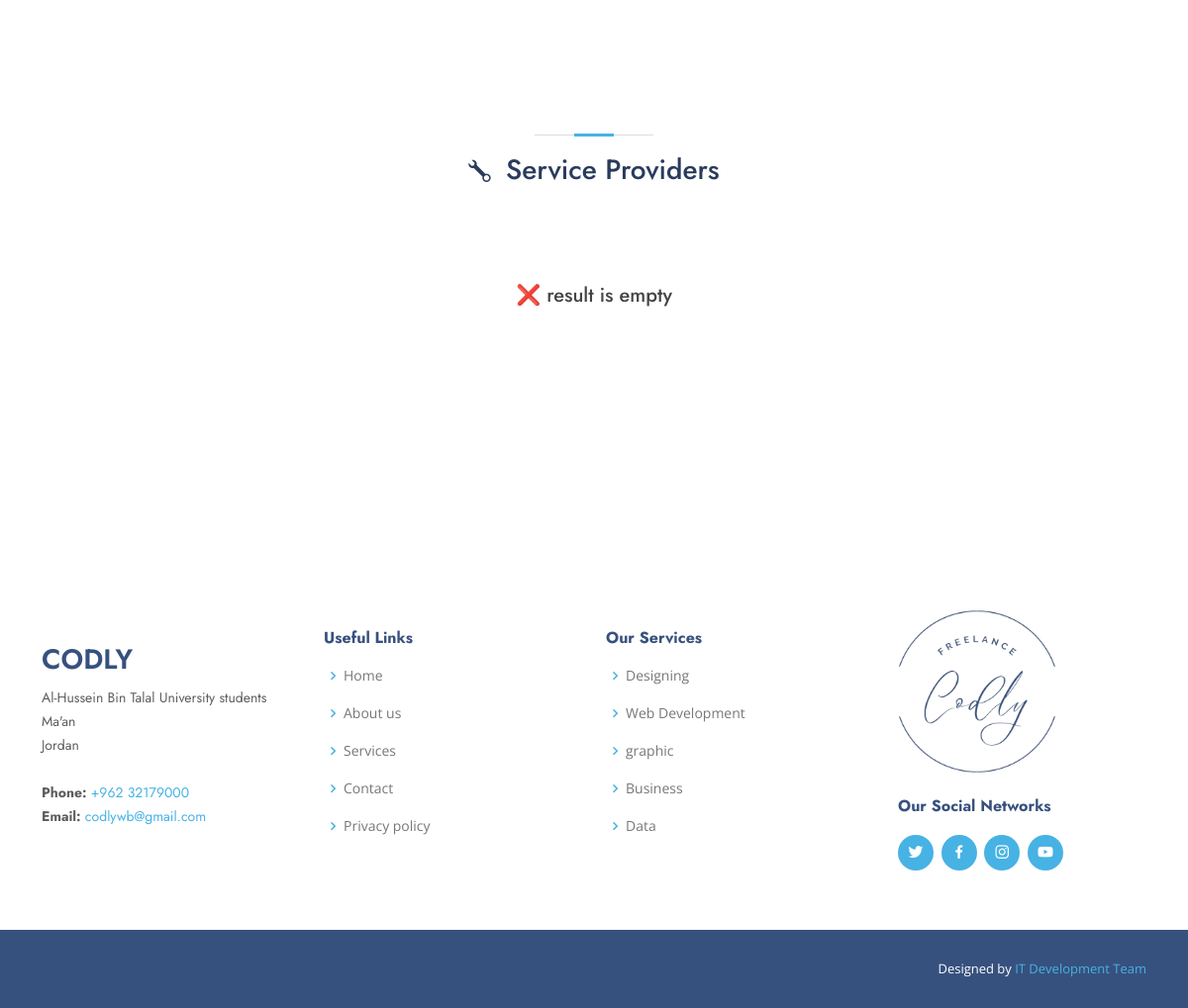
The app's page /service-tag.php (lower part), older data.
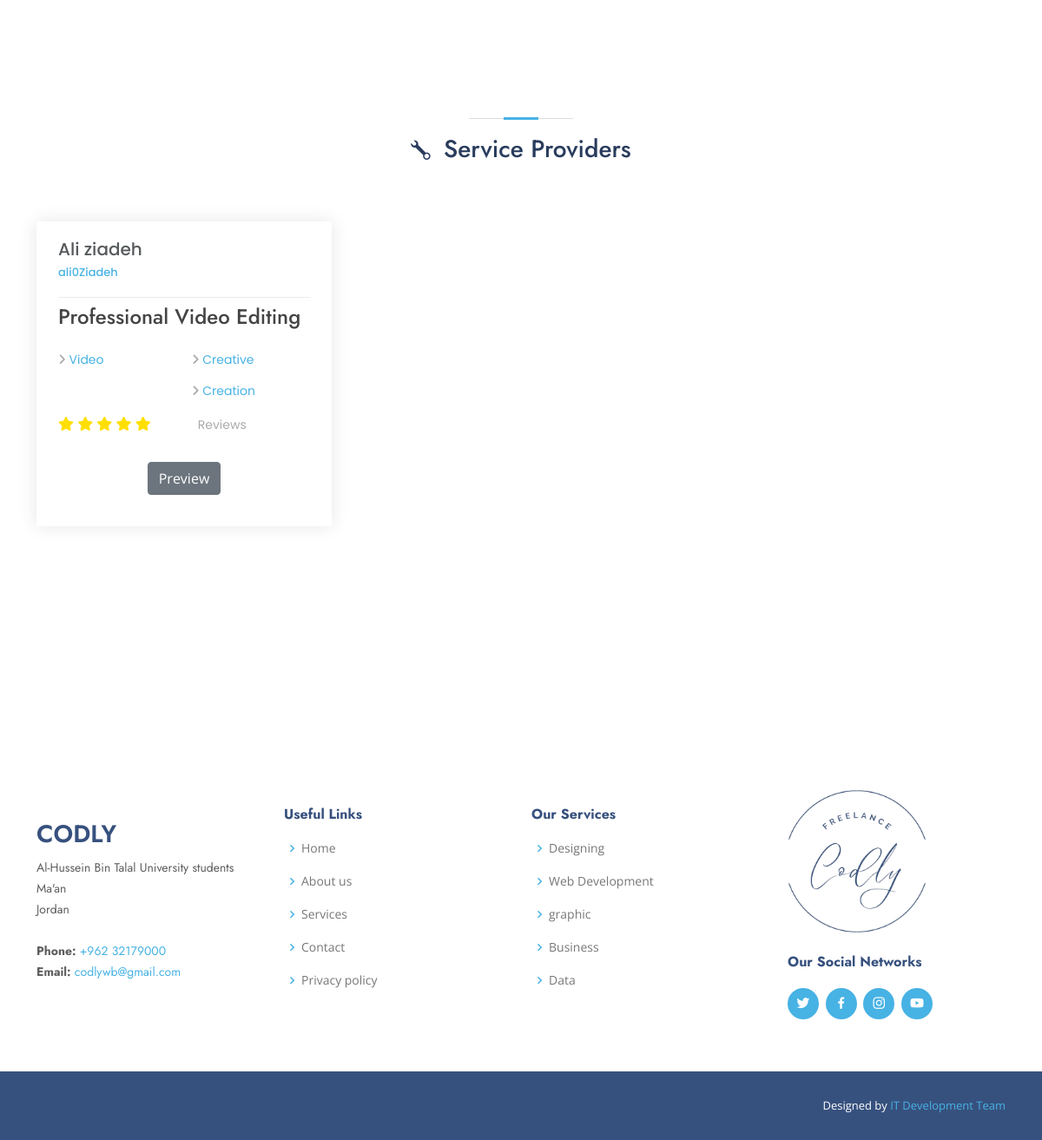
The same page, newer data.
### tables this page shows
CREATE TABLE `captain` (
  `captainusername` varchar(25) NOT NULL,
  `firstname` varchar(25) NOT NULL,
  `lastname` varchar(25) NOT NULL,
  `password` varchar(25) NOT NULL,
  `email` varchar(50) NOT NULL,
  `phonenumber` varchar(13) NOT NULL,
  `dob` date NOT NULL,
  `major` varchar(25) NOT NULL,
  `bio` varchar(1000) NOT NULL,
  `attach` varchar(255) NOT NULL,
  `image` varchar(255) NOT NULL
);

### forms/connection.php (called while the page is built, shortened)
<?php
$username = "root";
?>

### service-tag.php (the view, shortened to what the changed rows need)
<?php
include './forms/connection.php';
?>
<!DOCTYPE html>
<html lang="en">
<head>
  <link href="assets/vendor/aos/aos.css" rel="stylesheet" />
  <link href="assets/vendor/bootstrap/css/bootstrap.min.css" rel="stylesheet" />
  <link href="assets/vendor/bootstrap-icons/bootstrap-icons.css" rel="stylesheet" />
  <link href="assets/vendor/boxicons/css/boxicons.min.css" rel="stylesheet" />
  <link href="assets/vendor/glightbox/css/glightbox.min.css" rel="stylesheet" />
  <link href="assets/vendor/remixicon/remixicon.css" rel="stylesheet" />
  <link href="assets/vendor/swiper/swiper-bundle.min.css" rel="stylesheet" />
  <link href="assets/css/style.css" rel="stylesheet" />
  <link rel="stylesheet" href="assets/css/contact-us.css" />
  <link href="assets/css/features.css" rel="stylesheet" />
</head>
<body>
  <?php include './headers/header1.php' ?>
  <main id="main">
    <section id="pack" class="packages">
      <?php
      $tag = $_GET['tag'];
      ?>
      <div class="container">
        <div class="gallary-header text-center">
          <div class="section-title aos-init aos-animate text-center" data-aos="zoom-out">
            <h2><?php echo $tag ?></h2>
          </div>
        </div>
        <div class="packages-content">
          <div class="row gx-5 gx-sm-3 gx-lg-5 gy-lg-5 gy-3 pb-3 projects">
            <?php
            $counter = 0;
            $query = " SELECT * FROM `service-provider` WHERE (`tag1` = '$tag') OR  (`tag2` = '$tag') OR (`tag3` = '$tag') OR (`tag4` = '$tag') ";
            $result = mysqli_query($con, $query);
            if ($result) {
              while ($row = mysqli_fetch_array($result, MYSQLI_ASSOC)) {
                $counter += 1;
            ?>
                <div class="col-6 col-md-4 col-sm-6 project ui branding">
                  <div class="single-package-item">
                    <div class="single-package-item-txt">
                      <h3>
                        <?php
                        $captainusername = $row['captainusername'];
                        $name = " SELECT `firstname`, `lastname` FROM `captain` WHERE `captainusername` = '$captainusername' ";
                        $getname = mysqli_query($con, $name);
                        if ($getname) {
                          $capname = mysqli_fetch_array($getname, MYSQLI_ASSOC);
                          echo $capname['firstname'] . ' ' . $capname['lastname'];
                          echo '<br><small style="font-size: 13px">';
                          if ($captainusername != $username) {
                        ?>
                            <a href="captain-account-no-change.php?captainusername=<?php echo $captainusername; ?>"><?php echo $captainusername; ?></a>
                        <?php
                            echo '</small>';
                          } else {
                            echo '<a href="captain-account-details.php">' . $captainusername . '</a>';
                            echo '</small>';
                          }
                        }
                        ?>
                      </h3>
                      <h4><?php echo $row['job_title'] ?></h4>
                      <div class="packages-para">
                        <p>
                          <span>
                            <?php
                            if ($row['tag1']) {
                            ?>
                              <i class="fa fa-angle-right"></i>
                              <a href="service-tag.php?tag=<?php echo $row['tag1']; ?>#pack" style="color: #47b2e4;">
                                <?php echo $row['tag1']; ?>
                              </a>
                            <?php
                            }
                            ?>
                          </span>
                          <?php
                          if ($row['tag2']) {
                          ?>
                            <i class="fa fa-angle-right"></i>
                            <a href="service-tag.php?tag=<?php echo $row['tag2']; ?>#pack" style="color: #47b2e4;">
                              <?php echo $row['tag2']; ?>
                            </a>
                          <?php
                          }
                          ?>
                        </p>
                        <p>
                          <?php
                          if ($row['tag4']) {
                          ?>
                            <i class="fa fa-angle-right"></i>
                            <a href="service-tag.php?tag=<?php echo $row['tag4']; ?>" style="color: #47b2e4;">
                              <?php echo $row['tag4']; ?>
                            </a>
                          <?php
                          }
                          ?>
                        </p>
                      </div>
                      <div class="packages-review">
                        <p>
                          <i class="fa fa-star"></i>
                          <i class="fa fa-star"></i>
                          <i class="fa fa-star"></i>
                          <i class="fa fa-star"></i>
                          <i class="fa fa-star"></i>
                          <span style="margin-left: 50px;"><?php echo $row['views']; ?> reviews</span>
                        </p>
                      </div>
                      <center>
                        <a href="provider-details.php?service_id=<?php echo $row['service_id']; ?>">
                          <input type="submit" class="btn btn-secondary my-3" name="preview" value="Preview">
                        </a>
                      </center>
                    </div>
                  </div>
                </div>
              <?php
              }
            }
            if ($counter == 0) {
              ?>
              <h5 class="h5 pb-4 typo-space-line text-center" style="margin-top: 80px;">
                <?php echo "❌ result is empty"; ?>
              </h5>
            <?php }
            ?>
          </div>
        </div>
      </div>
    </section>
  </main>
</body>
</html>

Row changes from the older to the newer data that the page shows:
added service-provider: captainusername.firstname "Ali", captainusername.lastname "ziadeh", captainusername "ali0Ziadeh", job_title "Professional Video Editing", tag1 "Video", tag2 "Creative", tag4 "Creation"
Text that changed along with them:
text no longer shown: "❌ result is empty"
